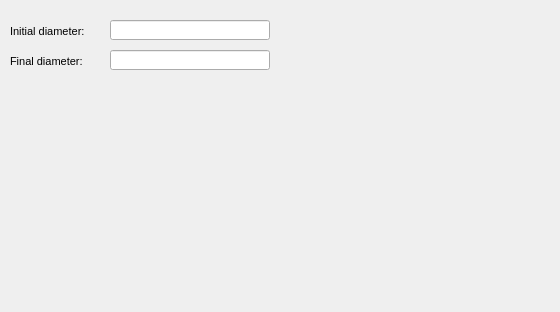
     <widget class="QWidget" name="page_4">
      <property name="geometry">
       <rect>
        <x>0</x>
        <y>0</y>
        <width>560</width>
        <height>312</height>
       </rect>
      </property>
      <attribute name="label">
       <string>Specific information</string>
      </attribute>
      <widget class="QLabel" name="label_reduction_diam_initial">
       <property name="geometry">
        <rect>
         <x>10</x>
         <y>20</y>
         <width>121</width>
         <height>22</height>
        </rect>
       </property>
       <property name="font">
        <font>
         <pointsize>8</pointsize>
        </font>
       </property>
       <property name="frameShape">
        <enum>QFrame::NoFrame</enum>
       </property>
       <property name="frameShadow">
        <enum>QFrame::Plain</enum>
       </property>
       <property name="text">
        <string>Initial diameter:</string>
       </property>
       <property name="textFormat">
        <enum>Qt::AutoText</enum>
       </property>
       <property name="scaledContents">
        <bool>false</bool>
       </property>
       <property name="alignment">
        <set>Qt::AlignLeading|Qt::AlignLeft|Qt::AlignVCenter</set>
       </property>
       <property name="margin">
        <number>3</number>
       </property>
      </widget>
      <widget class="QLineEdit" name="reduction_diam_final">
       <property name="geometry">
        <rect>
         <x>110</x>
         <y>50</y>
         <width>160</width>
         <height>20</height>
        </rect>
       </property>
       <property name="inputMask">
        <string/>
       </property>
       <property name="text">
        <string/>
       </property>
       <property name="frame">
        <bool>true</bool>
       </property>
      </widget>
      <widget class="QLabel" name="label_reduction_diam_final">
       <property name="geometry">
        <rect>
         <x>10</x>
         <y>50</y>
         <width>121</width>
         <height>22</height>
        </rect>
       </property>
       <property name="font">
        <font>
         <pointsize>8</pointsize>
        </font>
       </property>
       <property name="frameShape">
        <enum>QFrame::NoFrame</enum>
       </property>
       <property name="frameShadow">
        <enum>QFrame::Plain</enum>
       </property>
       <property name="text">
        <string>Final diameter:</string>
       </property>
       <property name="textFormat">
        <enum>Qt::AutoText</enum>
       </property>
       <property name="scaledContents">
        <bool>false</bool>
       </property>
       <property name="alignment">
        <set>Qt::AlignLeading|Qt::AlignLeft|Qt::AlignVCenter</set>
       </property>
       <property name="margin">
        <number>3</number>
       </property>
      </widget>
      <widget class="QLineEdit" name="reduction_diam_initial">
       <property name="geometry">
        <rect>
         <x>110</x>
         <y>20</y>
         <width>160</width>
         <height>20</height>
        </rect>
       </property>
       <property name="inputMask">
        <string/>
       </property>
       <property name="text">
        <string/>
       </property>
       <property name="frame">
        <bool>true</bool>
       </property>
      </widget>
     </widget>
